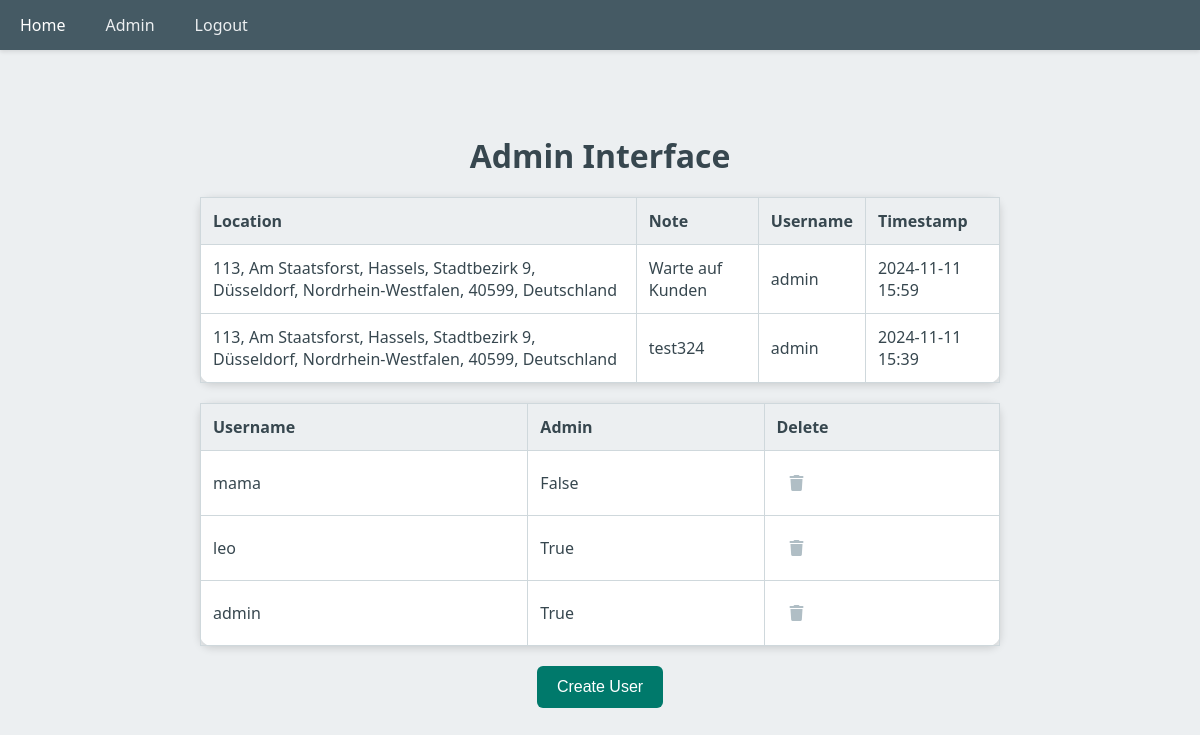
The page /admin (signed in) on the database its author committed.
### app/models/note.py (models this page shows)
class Note(db.Model):
    id = db.Column(db.Integer, primary_key=True)
    location = db.Column(db.String(100), nullable=False)
    content = db.Column(db.String(200), nullable=False)
    username = db.Column(db.String(100), nullable=False)
    timestamp = db.Column(db.DateTime, default=datetime.utcnow)

### app/models/user.py (models this page shows)
class User(db.Model):
    id = db.Column(db.Integer, primary_key=True)
    username = db.Column(db.String(100), unique=True, nullable=False)
    password = db.Column(db.String(200), nullable=False)
    admin = db.Column(db.Boolean, default=False)
    timestamp = db.Column(db.DateTime, default=datetime.utcnow)

### app/routes/auth_routes.py (the view)
@auth_bp.route('/admin')
def admin():
    user_id = request.cookies.get('user_id')
    if not user_id:
        return redirect(url_for('auth_bp.login'))
    user = User.query.get(user_id)
    if not user or not user.admin:
        return redirect(url_for('auth_bp.login'))
    notes = Note.query.order_by(Note.timestamp.desc()).all()
    users = User.query.order_by(User.username.desc()).all()
    return render_template('admin.html', notes=notes, users=users)

### app/templates/admin.html (shortened to what this page needs)
<!DOCTYPE html>
<html lang="en">
<head>
    <link rel="stylesheet" href="https://cdnjs.cloudflare.com/ajax/libs/font-awesome/6.0.0-beta3/css/all.min.css">
    <link rel="stylesheet" href="{{ url_for('static', filename='admin.css') }}">
</head>
<body>
    <div class="navbar">
        <a href="/">Home</a>
        <a href="/admin">Admin</a>
        <a href="/logout">Logout</a>
    </div>
    <div class="container">
        <h1>Admin Interface</h1>
        <table>
            <tr>
                <th>Location</th>
                <th>Note</th>
                <th>Username</th>
                <th>Timestamp</th>
            </tr>
            {% for note in notes %}
            <tr>
                <td>{{ note.location }}</td>
                <td>{{ note.content }}</td>
                <td>{{ note.username }}</td>
                <td>{{ note.timestamp.strftime('%Y-%m-%d %H:%M') }}</td>
            </tr>
            {% endfor %}
        </table>
        <table>
            <tr>
                <th>Username</th>
                <th>Admin</th>
                <th>Delete</th>
            </tr>
            {% for user in users %}
            <tr>
                <td>{{ user.username }}</td>
                <td>{{ user.admin }}</td>
                <td>
                    <form action="/user/delete_user" method="POST">
                        <button type="submit" class="delete-btn">
                            <i class="fas fa-trash"></i>
                        </button>
                    </form>
                </td>
            </tr>
            {% endfor %}
        </table>
        <button id="createUserBtn">Create User</button>
    </div>
</body>
</html>

### app/static/admin.css (style rules this page uses)
body { font-family: 'Segoe UI', Tahoma, Geneva, Verdana, sans-serif; background-color: #eceff1; color: #37474f; margin: 0; padding: 0; }
.navbar { background-color: #455a64; overflow: hidden; box-shadow: 0 2px 4px rgba(0, 0, 0, 0.1); }
.navbar a { float: left; display: block; color: #eceff1; text-align: center; padding: 14px 20px; text-decoration: none; transition: background-color 0.3s ease; }
.container { display: flex; justify-content: center; align-items: center; height: 90vh; flex-direction: column; padding: 20px; box-sizing: border-box; }
h1 { color: #37474f; margin-bottom: 20px; }
table { background: #ffffff; padding: 20px; border-radius: 12px; box-shadow: 0 2px 8px rgba(0, 0, 0, 0.15); width: 100%; max-width: 800px; border-collapse: collapse; box-sizing: border-box; margin-bottom: 20px; }
th, td { padding: 12px; border: 1px solid #cfd8dc; text-align: left; }
th { background-color: #eceff1; color: #37474f; }
form { display: flex; flex-direction: column; }
form button { background-color: #00796b; color: white; padding: 12px; border: none; border-radius: 6px; cursor: pointer; font-size: 16px; transition: background-color 0.3s ease; }
#createUserBtn { background-color: #00796b; color: white; padding: 12px 20px; border: none; border-radius: 6px; cursor: pointer; font-size: 16px; transition: background-color 0.3s ease; }
.delete-btn { background-color: transparent; border: none; cursor: pointer; font-size: 16px; color: #b0bec5; width: 40px; height: 40px; display: flex; justify-content: center; align-items: center; transition: background-color 0.3s ease, color 0.3s ease; border-radius: 4px; }

### rows shown on the page
Note: location "113, Am Staatsforst, Hassels, Stadtbezirk 9, Düsseldorf, Nordrhein-Westfalen, 40599, Deutschland", content "Warte auf Kunden", username "admin", timestamp "2024-11-11 15:59"
Note: location "113, Am Staatsforst, Hassels, Stadtbezirk 9, Düsseldorf, Nordrhein-Westfalen, 40599, Deutschland", content "test324", username "admin", timestamp "2024-11-11 15:39"
User: username "mama", admin "False"
User: username "leo", admin "True"
User: username "admin", admin "True"
